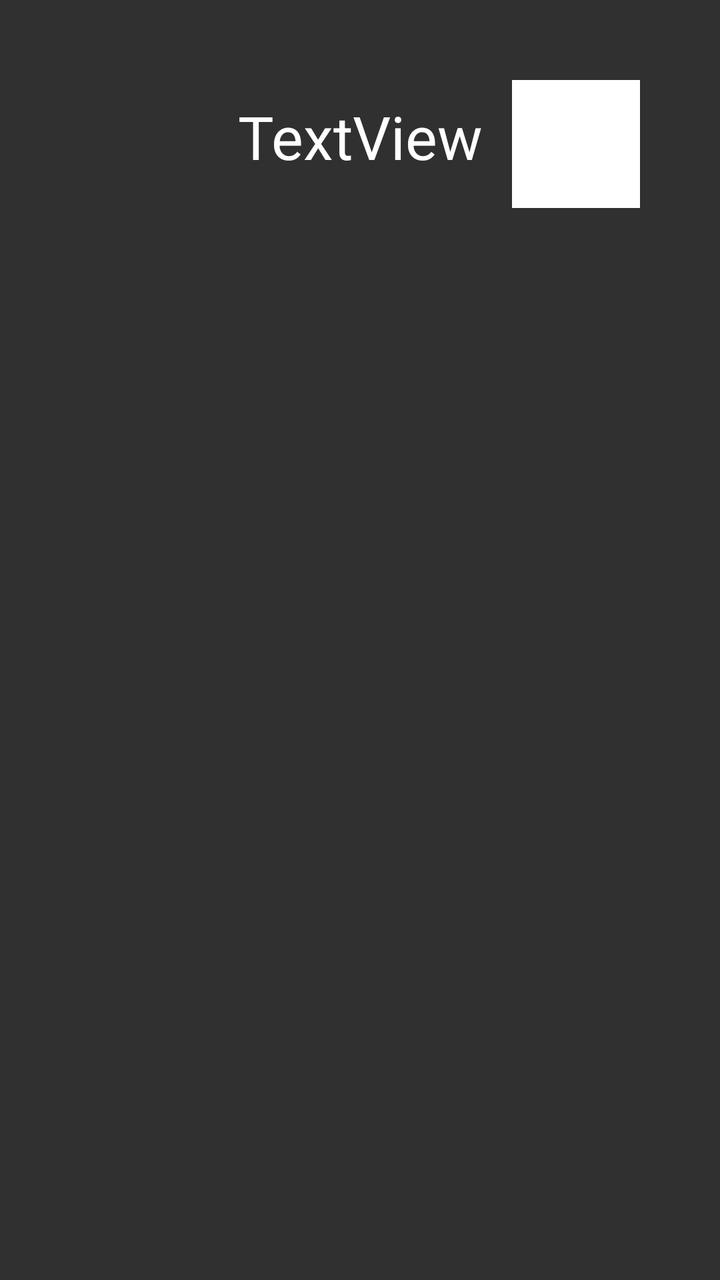
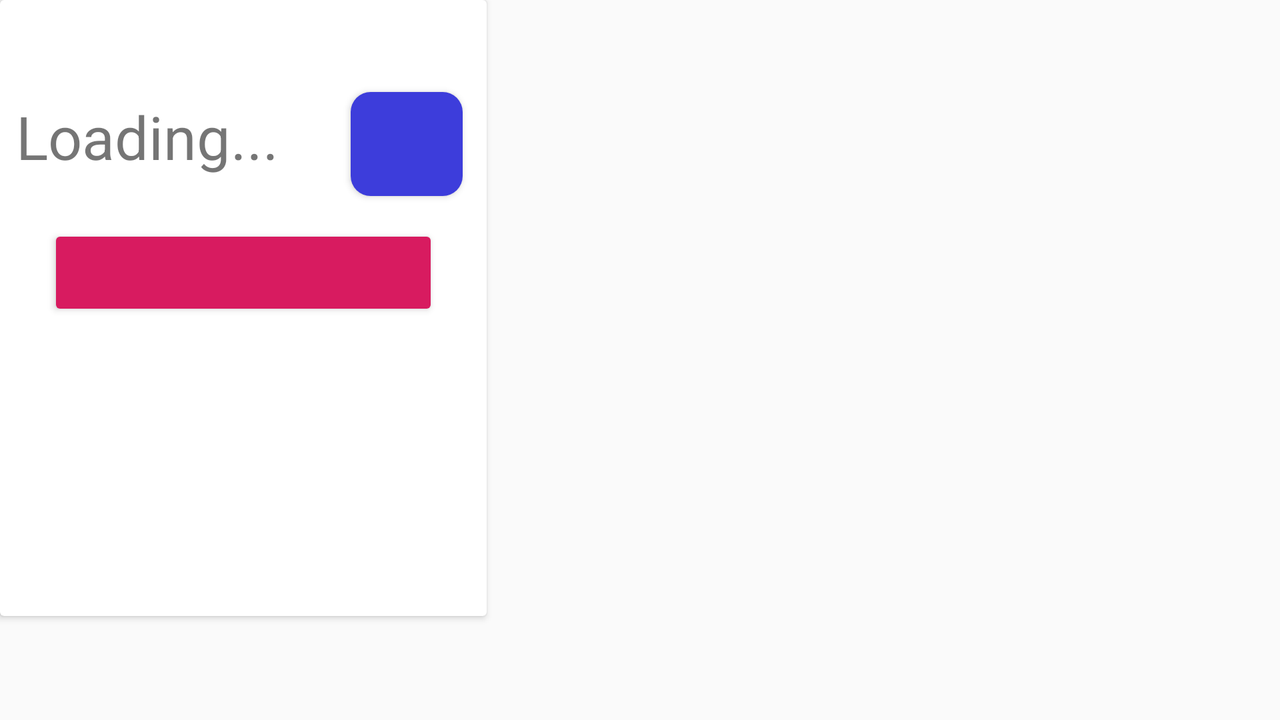

An Android layout and its configuration variant, each rendered on a device that would load it. The default file and the variant file are quoted in full after the pictures.
<!-- AndroidManifest.xml: application theme AppTheme -->
<!-- res/layout/fragment_channel.xml -->
<androidx.constraintlayout.widget.ConstraintLayout xmlns:android="http://schemas.android.com/apk/res/android"
    xmlns:app="http://schemas.android.com/apk/res-auto"
    xmlns:tools="http://schemas.android.com/tools"
    android:layout_width="match_parent"
    android:layout_height="match_parent"
    android:background="#303030"
    tools:context="com.example.calenderproject.fragments.menu_container.ChannelFragment">

    <TextView
        android:id="@+id/ChannelFragmentNameView"
        android:layout_width="wrap_content"
        android:layout_height="wrap_content"
        android:layout_marginTop="48dp"
        android:text="TextView"
        android:textColor="#FFFFFF"
        android:textSize="30sp"
        app:layout_constraintEnd_toEndOf="parent"
        app:layout_constraintStart_toStartOf="parent"
        app:layout_constraintTop_toTopOf="parent" />

    <ImageButton
        android:id="@+id/buttonUnsubscribe"
        android:layout_width="64dp"
        android:layout_height="64dp"
        android:layout_marginTop="40dp"
        android:layout_marginEnd="40dp"
        android:background="#FFFFFF"
        android:src="@drawable/ic_clear_black_24dp"
        android:tint="#3D3DDB"
        app:layout_constraintEnd_toEndOf="parent"
        app:layout_constraintTop_toTopOf="parent" />

    <ImageButton
        android:id="@+id/buttonToMyChannelsfromChannel"
        android:layout_width="wrap_content"
        android:layout_height="wrap_content"
        android:layout_marginStart="3dp"
        android:layout_marginTop="4dp"
        android:background="@color/colorGrey"
        android:src="@drawable/ic_arrow_back_black_24dp"
        app:layout_constraintStart_toStartOf="parent"
        app:layout_constraintTop_toTopOf="parent" />

</androidx.constraintlayout.widget.ConstraintLayout>
<!-- resources referenced by this layout -->
<resources>
  <color name="colorGrey">#303030</color>
  <!-- drawable ic_arrow_back_black_24dp (drawable) -->
  <vector android:height="24dp" android:tint="#FFFFFF"
      android:viewportHeight="24.0" android:viewportWidth="24.0"
      android:width="24dp" xmlns:android="http://schemas.android.com/apk/res/android">
      <path android:fillColor="?backgroundColor" android:pathData="M20,11H7.83l5.59,-5.59L12,4l-8,8 8,8 1.41,-1.41L7.83,13H20v-2z"/>
  </vector>
  <style name="AppTheme" parent="Theme.AppCompat.Light.DarkActionBar">
          
          <item name="colorPrimary">@color/colorPrimary</item>
          <item name="colorPrimaryDark">@color/colorPrimaryDark</item>
          <item name="colorAccent">@color/colorAccent</item>
      </style>
  <color name="colorPrimary">#008577</color>
  <color name="colorPrimaryDark">#00574B</color>
  <color name="colorAccent">#D81B60</color>
</resources>
<!-- res/layout-land/fragment_channel.xml (the repository's variant of the layout above) -->
<!-- drawn on the phone turned sideways -->
<androidx.constraintlayout.widget.ConstraintLayout xmlns:android="http://schemas.android.com/apk/res/android"
    xmlns:app="http://schemas.android.com/apk/res-auto"
    xmlns:tools="http://schemas.android.com/tools"
    android:id="@+id/ChannelContainer"
    android:layout_width="match_parent"
    android:layout_height="match_parent"
    tools:context="com.example.calenderproject.fragments.menu_container.ChannelFragment">

    <androidx.cardview.widget.CardView
        android:id="@+id/cardView2"
        android:layout_width="wrap_content"
        android:layout_height="0dp"
        android:layout_marginBottom="52dp"
        app:layout_constraintBottom_toBottomOf="parent"
        app:layout_constraintStart_toStartOf="parent"
        app:layout_constraintTop_toTopOf="parent">

        <androidx.constraintlayout.widget.ConstraintLayout
            android:layout_width="wrap_content"
            android:layout_height="match_parent">

            <ImageButton
                android:id="@+id/buttonUnsubscribe"
                style="@style/RoundedCornerButton"
                android:layout_width="64dp"
                android:layout_height="64dp"
                android:layout_marginTop="40dp"
                android:layout_marginEnd="8dp"
                android:background="@drawable/round_button_style"
                android:src="@drawable/ic_clear_black_24dp"
                app:layout_constraintEnd_toEndOf="parent"
                app:layout_constraintTop_toTopOf="parent" />

            <TextView
                android:id="@+id/ChannelFragmentNameView"
                android:layout_width="wrap_content"
                android:layout_height="wrap_content"
                android:layout_marginStart="8dp"
                android:layout_marginTop="48dp"
                android:layout_marginEnd="32dp"
                android:text="@string/loading"
                android:textSize="30sp"
                app:layout_constraintEnd_toStartOf="@+id/buttonUnsubscribe"
                app:layout_constraintStart_toStartOf="parent"
                app:layout_constraintTop_toTopOf="parent" />

            <ImageButton
                android:id="@+id/buttonToMyChannelsfromChannel"
                android:layout_width="wrap_content"
                android:layout_height="wrap_content"
                android:layout_marginStart="4dp"
                android:layout_marginTop="4dp"
                android:background="@color/cyanea_background_dark"
                android:src="@drawable/ic_arrow_back_black_24dp"
                app:layout_constraintStart_toStartOf="parent"
                app:layout_constraintTop_toTopOf="parent" />

            <ImageButton
                android:id="@+id/buttonToCreateEvent"
                style="@style/RoundedCornerButton"
                android:layout_width="0dp"
                android:layout_height="wrap_content"
                android:layout_marginStart="24dp"
                android:layout_marginTop="24dp"
                android:layout_marginEnd="24dp"
                android:src="@drawable/ic_add_black_24dp"
                app:layout_constraintEnd_toEndOf="parent"
                app:layout_constraintStart_toStartOf="parent"
                app:layout_constraintTop_toBottomOf="@+id/ChannelFragmentNameView" />
        </androidx.constraintlayout.widget.ConstraintLayout>
    </androidx.cardview.widget.CardView>

    <androidx.recyclerview.widget.RecyclerView
        android:id="@+id/EventView"
        android:layout_width="0dp"
        android:layout_height="0dp"
        app:layout_constraintBottom_toBottomOf="parent"
        app:layout_constraintEnd_toEndOf="parent"
        app:layout_constraintStart_toEndOf="@+id/cardView2"
        app:layout_constraintTop_toTopOf="parent" />

</androidx.constraintlayout.widget.ConstraintLayout>
<!-- resources referenced by the variant -->
<!-- as the phone turned sideways resolves them -->
<resources>
  <!-- drawable ic_add_black_24dp (drawable) -->
  <vector android:height="24dp" android:tint="?backgroundColor"
      android:viewportHeight="24.0" android:viewportWidth="24.0"
      android:width="24dp" xmlns:android="http://schemas.android.com/apk/res/android">
      <path android:fillColor="?backgroundColor" android:pathData="M19,13h-6v6h-2v-6H5v-2h6V5h2v6h6v2z"/>
  </vector>
  <!-- drawable ic_arrow_back_black_24dp (drawable) -->
  <vector android:height="24dp" android:tint="#FFFFFF"
      android:viewportHeight="24.0" android:viewportWidth="24.0"
      android:width="24dp" xmlns:android="http://schemas.android.com/apk/res/android">
      <path android:fillColor="?backgroundColor" android:pathData="M20,11H7.83l5.59,-5.59L12,4l-8,8 8,8 1.41,-1.41L7.83,13H20v-2z"/>
  </vector>
  <!-- drawable round_button_style (drawable) -->
  <?xml version="1.0" encoding="utf-8"?>
  <inset xmlns:android="http://schemas.android.com/apk/res/android"
      android:insetBottom="6dp"
      android:insetLeft="4dp"
      android:insetRight="4dp"
      android:insetTop="6dp">
      <ripple android:color="?attr/colorControlHighlight">
          <item>
              <shape android:shape="rectangle"
                  android:tint="#3D3DDB">
                  <corners android:radius="10dp"/>
                  <solid android:color="#3D3DDB"/>
                  <padding android:bottom="6dp"/>
              </shape>
          </item>
      </ripple>
  </inset>
  <string name="loading">Loading...</string>
  <style name="RoundedCornerButton" parent="@style/Widget.AppCompat.Button.Colored">
          <item name="background">@drawable/round_button_style</item>
          <item name="colorButtonNormal">#1a237e</item>
          <item name="colorControlHighlight">#673ab7</item>
      </style>
  <style name="AppTheme" parent="Theme.AppCompat.Light.DarkActionBar">
          
          <item name="colorPrimary">@color/colorPrimary</item>
          <item name="colorPrimaryDark">@color/colorPrimaryDark</item>
          <item name="colorAccent">@color/colorAccent</item>
      </style>
  <color name="colorPrimary">#008577</color>
  <color name="colorPrimaryDark">#00574B</color>
  <color name="colorAccent">#D81B60</color>
</resources>
